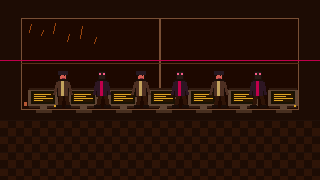
#> input picture floor-13-x/assets/pixel/ending_monday_forever.png, 320 x 180 px
$ python palette_holdover.py ../assets/cg/cg_desk_x.png
#> lines starting #> are read from the running program, lines starting #| are printed output that depends on the picture
#> in main, src is the input picture: PIL image 320x180 RGBA; mean R, G, B, A 39.2, 16.8, 7, 255
#!/usr/bin/env python3
"""HOLDOVER's palette — its own ramp, derived from Floor 13's by a declared transform.

Why a transform and not a second hand-painted set: the two games are the same building,
so the geometry in `tools/generate_pixel_art.py` is shared on purpose (the standard's
"parallel worlds sharing a core"). What must NOT be shared is the light. Floor 13: Night
Shift is a cold fluorescent office at 11:59 PM -- blue-steel shadows, cyan terminals,
one red wound. HOLDOVER is the same floor after the lease ran out: the building is on
emergency power, so the fluorescents are dead and the only light is sodium from the
stairwell and the lift, with the terminals burning magenta instead of cyan.

That is a hue story, so it is written as one. Every colour the parent generator emits is
pushed through `remap()` below:

  * hue     piecewise -- cold blues (180-260) swing to sodium amber, cyan swings to gold,
            the red accent swings to magenta, warm tones (wood, skin) barely move
  * sat     x1.42, because the adult shelf sells saturated and Floor 13's plates measure
            0.13-0.30 against a horror floor of 0.38 (ops/SHELF_STYLE.md)
  * val     lifted on the mids with a gamma, so the room reads as LIT-in-a-different-
            colour rather than as the parent with the lights down -- which is the exact
            failure the standard names

Source of truth is the PARENT's assets/pixel/, so this is re-runnable and the derivation
stays visible. Font sheets are excluded: they are white-on-transparent masks and the game
tints them at runtime (scripts/ui_font.gd).

    python3 tools/palette_holdover.py            # rewrite the fork's assets/pixel
    python3 tools/palette_holdover.py --check    # report only, touch nothing
"""
from __future__ import annotations

import colorsys
import sys
from pathlib import Path

from PIL import Image

HERE = Path(__file__).resolve().parents[1]
SRC = HERE.parent / "floor-13" / "assets" / "pixel"
DST = HERE / "assets" / "pixel"

# Font sheets and their descriptors are masks, not art. Leave them alone.
SKIP = {"floor13_font.png", "floor13_cjk.png"}

SAT_GAIN = 1.42
VAL_GAMMA = 0.82          # <1 lifts the mids; the deep inks stay deep
VAL_CEIL = 0.97


def hue_shift(h: float) -> float:
    """Piecewise hue map, degrees in / degrees out. Anchors, linearly interpolated."""
    anchors = [
        (0.0, 338.0),     # the red wound -> magenta
        (20.0, 352.0),
        (45.0, 40.0),     # wood / brass stays brass, a touch hotter
        (90.0, 62.0),     # the rare green -> acid yellow
        (150.0, 30.0),
        (180.0, 42.0),    # CYAN terminals -> sodium gold
        (200.0, 28.0),    # SPECTRAL / NIGHT -> amber
        (225.0, 18.0),    # STEEL blue -> ember
        (260.0, 320.0),   # the violet in the break room -> hot plum
        (300.0, 326.0),
        (360.0, 338.0),
    ]
    for i in range(len(anchors) - 1):
        h0, o0 = anchors[i]
        h1, o1 = anchors[i + 1]
        if h0 <= h <= h1:
            t = 0.0 if h1 == h0 else (h - h0) / (h1 - h0)
            # interpolate the SHORT way round the wheel
            d = (o1 - o0 + 540.0) % 360.0 - 180.0
            return (o0 + d * t) % 360.0
    return h


def remap(r: int, g: int, b: int) -> tuple[int, int, int]:
    h, s, v = colorsys.rgb_to_hsv(r / 255.0, g / 255.0, b / 255.0)
    if s < 0.045:
        # Near-neutral: no hue to rotate. Warm it slightly so nothing reads as blue-grey.
        h, s = 30.0 / 360.0, min(0.16, s + 0.10)
    else:
        h = hue_shift(h * 360.0) / 360.0
        s = min(1.0, s * SAT_GAIN)
    v = min(VAL_CEIL, v ** VAL_GAMMA)
    rr, gg, bb = colorsys.hsv_to_rgb(h, s, v)
    return round(rr * 255), round(gg * 255), round(bb * 255)


def convert(img: Image.Image) -> Image.Image:
    img = img.convert("RGBA")
    cols = img.getcolors(maxcolors=1 << 24) or []
#> cols = 24 items
    lut = {}
    for _, px in cols:
        r, g, b, a = px
        lut[px] = (*remap(r, g, b), a)
#> this loop made 24 passes
#> (px, r, g, b, s in remap, v in remap, rr in remap) on passes 1 to 10: ((247, 89, 134, 255), 247, 89, 134, 0.908, 0.97, 0.97), ((195, 162, 93, 255), 195, 162, 93, 0.743, 0.803, 0.803), ((210, 92, 81, 255), 210, 92, 81, 0.872, 0.853, 0.853), ((192, 0, 75, 255), 192, 0, 75, 1, 0.792, 0.792), ((122, 45, 64, 255), 122, 45, 64, 0.896, 0.546, 0.546), ((120, 79, 53, 255), 120, 79, 53, 0.793, 0.539, 0.539), ((182, 87, 52, 255), 182, 87, 52, 1, 0.758, 0.758), ((96, 69, 51, 255), 96, 69, 51, 0.666, 0.449, 0.449), ((221, 164, 36, 255), 221, 164, 36, 1, 0.889, 0.889), ((45, 22, 35, 255), 45, 22, 35, 0.726, 0.241, 0.241)
#> after the loop, lut = 24 items
    out = Image.new("RGBA", img.size)
#> out: PIL image 320x180 RGBA; every value is 0
    out.putdata([lut[p] for p in img.getdata()])
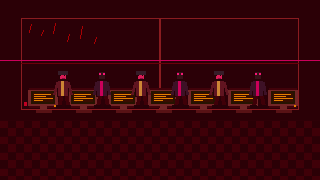
#> out: PIL image 320x180 RGBA; mean R, G, B, A 53.9, 3.3, 9.1, 255
    return out


def main() -> int:
    check = "--check" in sys.argv
    if not SRC.is_dir():
        print(f"parent pixel source missing: {SRC}", file=sys.stderr)
        return 2
    n = 0
    for p in sorted(SRC.glob("*.png")):
        if p.name in SKIP:
            continue
        target = DST / p.name
        if not target.exists():
            print(f"  skip (not in fork): {p.name}")
            continue
        src = Image.open(p)
        out = convert(src)
        if check:
            print(f"  would rewrite {p.name}  ({len(src.convert('RGBA').getcolors(1 << 24) or [])} colours)")
        else:
            out.save(target, optimize=True)
            print(f"  {p.name}")
        n += 1
    print(f"{'checked' if check else 'rewrote'} {n} plates into HOLDOVER's ramp")
    return 0


if __name__ == "__main__":
    raise SystemExit(main())
#> (the program exits here)
